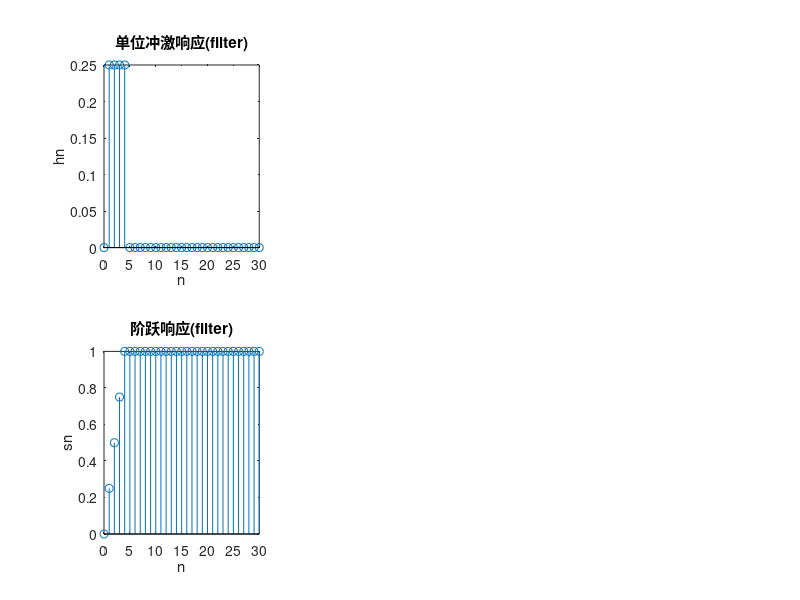

Write MATLAB code to recreate this figure. (Note: this script raises an error after producing the figure.)
num=[0,0.25,0.25,0.25,0.25];
den=1;
len1=30;
n=0:len1;
n1=0:2*len1;

xn=[1,zeros(1,len1)];
yn=ones(1,len1+1);
hn1=filter(num,den,xn);
sn1=filter(num,den,yn);
subplot(2,3,1);
stem(n,hn1);
title("单位冲激响应(filter)");xlabel("n");ylabel("hn");
subplot(2,3,4);
stem(n,sn1);
title("阶跃响应(filter)");xlabel("n");ylabel("sn");

hn2=conv(xn,impz(num,den,n));
sn2=conv(yn,impz(num,den,n));
subplot(2,3,2);
stem(n,hn1);
title("单位冲激响应(conv)");xlabel("n");ylabel("hn");
subplot(2,3,5);
stem(n,sn1);
title("阶跃响应(conv)");xlabel("n");ylabel("sn");

hn3=impz(num,den,n);
sn3=conv(yn,hn3);
subplot(2,3,3);
stem(n,hn3);
title("单位冲激响应(impz)");xlabel("n");ylabel("hn");
subplot(2,3,6);
stem(n1,sn3)
title("阶跃响应(impz)");xlabel("n");ylabel("sn");
axis([0,len1,0,1]);
